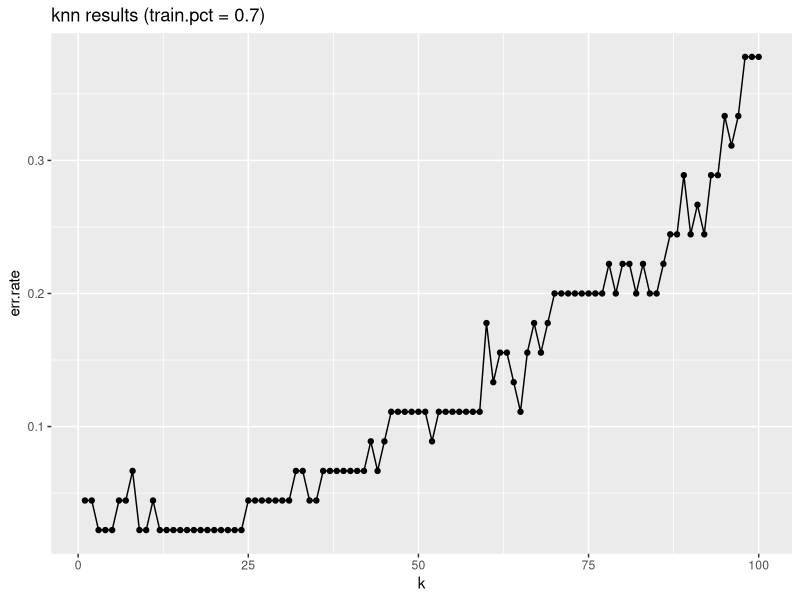
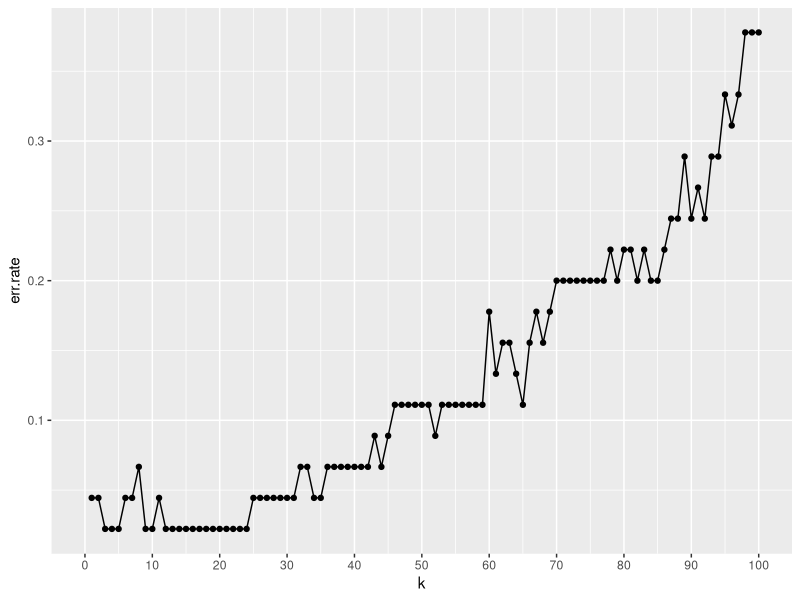

These charts were generated, in order, by the following R code:
# load required library
library(class)
library("ggplot2")

#################################################
# PREPROCESSING
#################################################

data <- iris                # create copy of iris dataframe
labels <- data$Species      # store labels
data$Species <- NULL        # remove labels from feature set (note: could
                            # alternatively use neg indices on column index in knn call)

#################################################
# TRAIN/TEST SPLIT
#################################################

set.seed(1)         # initialize random seed for consistency
                    # NOTE -- run for various seeds --> need for CV!

train.pct <- 0.7    # pct of data to use for training set
N <- nrow(data)     # total number of records (150)

train.index <- sample(1:N, train.pct * N)       # random sample of records (training set)

train.data <- data[train.index, ]       # perform train/test split
test.data <- data[-train.index, ]       # note use of neg index...different than Python!

train.labels <- as.factor(as.matrix(labels)[train.index, ])     # extract training set labels
test.labels <- as.factor(as.matrix(labels)[-train.index, ])     # extract test set labels

#################################################
# APPLY MODEL
#################################################

err.rates <- data.frame()       # initialize results object

max.k <- 100
for (k in 1:max.k)              # perform fit for various values of k
{
    knn.fit <- knn(train = train.data,          # training set
                    test = test.data,           # test set
                    cl = train.labels,          # true labels
                    k = k                       # number of NN to poll
               )

    cat('\n', 'k = ', k, ', train.pct = ', train.pct, '\n', sep='')     # print params
    print(table(test.labels, knn.fit))          # print confusion matrix

    this.err <- sum(test.labels != knn.fit) / length(test.labels)    # store gzn err
    err.rates <- rbind(err.rates, this.err)     # append err to total results
}

#################################################
# OUTPUT RESULTS
#################################################

results <- data.frame(1:max.k, err.rates)   # create results summary data frame
names(results) <- c('k', 'err.rate')        # label columns of results df

# create title for results plot
title <- paste('knn results (train.pct = ', train.pct, ')', sep='')

# create results plot
results.plot <- ggplot(results, aes(x=k, y=err.rate)) + geom_point() + geom_line()
results.plot <- results.plot + ggtitle(title)

# draw results plot (note need for print stmt inside script to draw ggplot)
print(results.plot)

#Now add ticks every 10 data points:
results.plot <- ggplot(results, aes(x=k, y=err.rate)) + geom_point() + geom_line()  + scale_x_continuous(limits=c(0,100), breaks=seq(0,100,10) )
print(results.plot)
